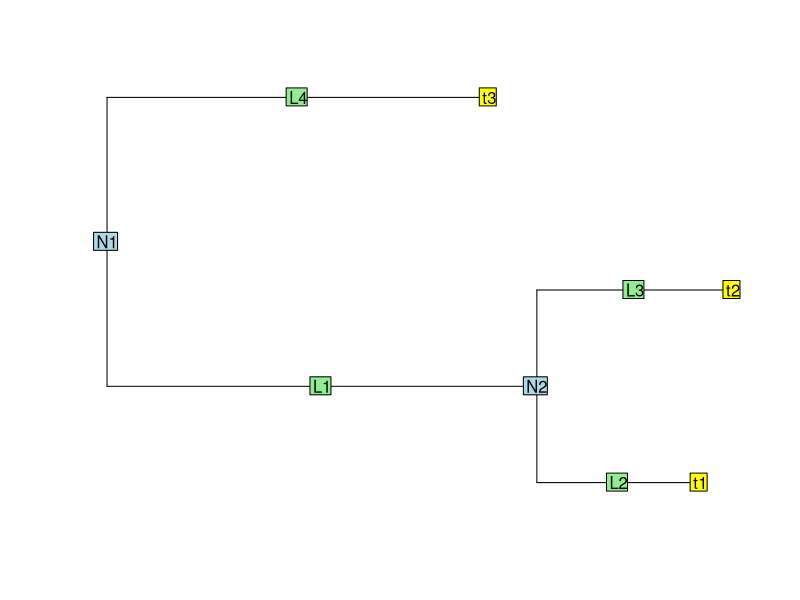

Recreate this plot in R.
## Example for the paper 

library(ape)
seed <- 101
set.seed(seed)

nspp <- 3
phy <- rtree(n = nspp)
print(plot(phy, show.tip.label = FALSE))
print(edgelabels(c("L1",'L2','L3','L4')))
print(tiplabels(c("t1", "t2", "t3")))
print(nodelabels(c("N1", "N2")))
print(phy$edge)
Vphy <- vcv(phy)

